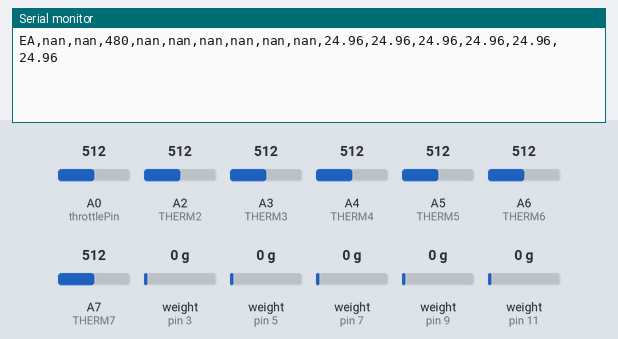
This sketch was run on a simulated Arduino Uno, built with avr-gcc and run on an emulated ATmega328P. Shown: the last lines printed to the serial monitor. The inputs (shaded band) are chosen by the test bench; at power-on: A2 (THERM2) = 512, A0 (throttlePin) = 512, A3 (THERM3) = 512, A6 (THERM6) = 512, A4 (THERM4) = 512, A5 (THERM5) = 512, A7 (THERM7) = 512, weight on the scale (sensors on pin 3, pin 5, pin 7, pin 9, pin 11) 0 g.

Above: at 6.2 s.
6.3 s: A2 (THERM2) set to 716
At 7.4 s:
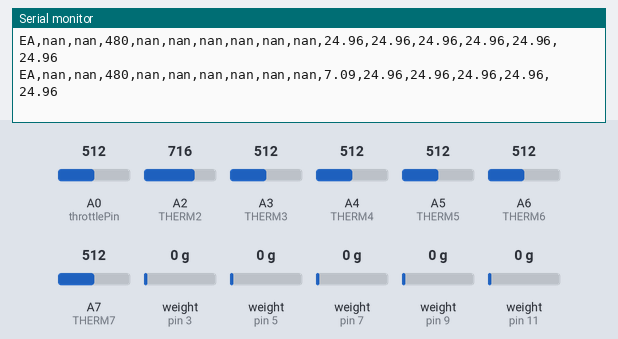
7.8 s: A0 (throttlePin) set to 716
At 8.8 s:
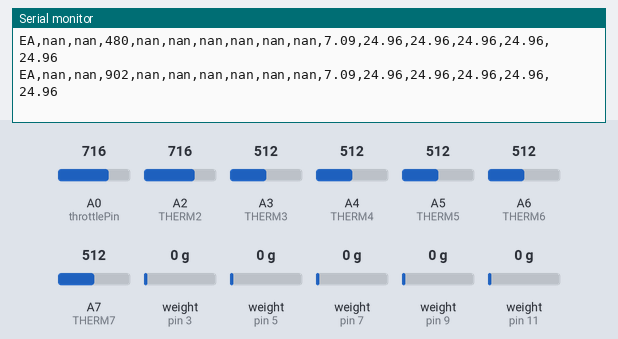
9.3 s: A3 (THERM3) set to 716
At 9.8 s:
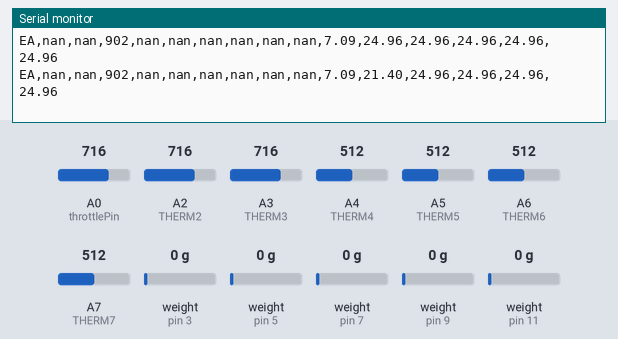
10.8 s: A6 (THERM6) set to 716
At 11.7 s:
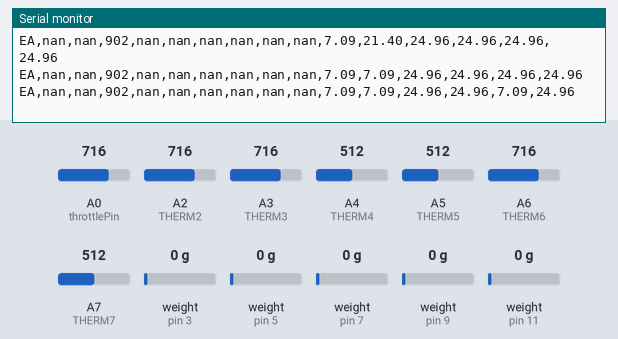
12.3 s: A4 (THERM4) set to 716
At 13.5 s:
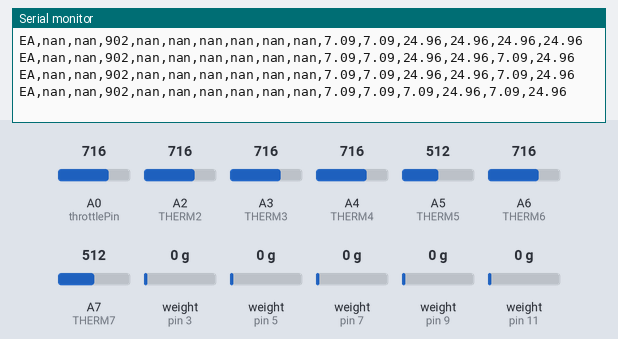
13.8 s: A5 (THERM5) set to 716
At 13.8 s:
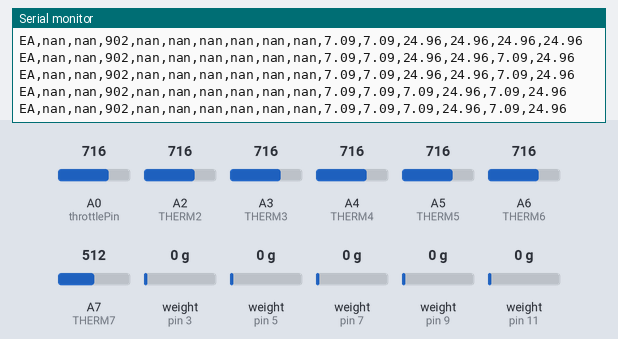
Timing chart, 0 to 16.3 s (numbered marks = the images above; inputs shaded):
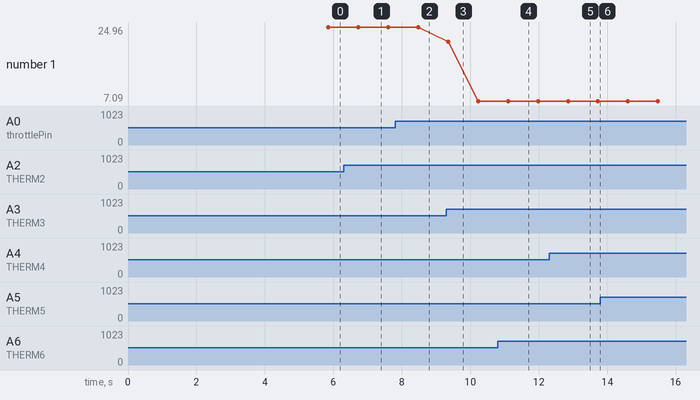

Measured:
- after the input at 6.3 s, the serial monitor: prints a new line after 0.43 s (image 1)
- after the input at 7.8 s, the serial monitor: prints a new line after 0.68 s (image 2)
- after the input at 9.3 s, the serial monitor: prints a new line after 0.06 s (image 3)
- after the input at 10.8 s, the serial monitor: prints a new line after 0.31 s (image 4)
- after the input at 12.3 s, the serial monitor: prints a new line after 0.55 s (image 5)

The sketch:

LoadCell-HX711-4Cell.ino
```cpp
// (licence header left out)
#include "HX711.h"
#include <EEPROM.h>

#define delayTime 10 //in ms

#define DOUT1  3
#define CLK1  2

#define DOUT2  5
#define CLK2  4

#define DOUT3  7
#define CLK3  6

#define DOUT4  9
#define CLK4  8

#define OUTS 11
#define CLKS 10

HX711 scale(DOUT1, CLK1);
HX711 scale2(DOUT2, CLK2);
HX711 scale3(DOUT3, CLK3);
HX711 scale4(DOUT4, CLK4);

HX711 scaleS(OUTS, CLKS);

float calibration_factor = 17550; //-7050 worked for my 440lb max scale setup

float calibration_factorS = 17550;

#define throttlePin A0
float throttle = 0;

int pressurePin = A1;
int pressureValue = 0;
float pressureVout=0;
float pressureP=0;

// which analog pin to connect
#define THERM2 A2
#define THERM3 A3
#define THERM4 A4
#define THERM5 A5
#define THERM6 A6
#define THERM7 A7

// resistance at 25 degrees C
#define THERMISTORNOMINAL 10000
// temp. for nominal resistance (almost always 25 C)
#define TEMPERATURENOMINAL 25

// how many samples to take and average, more takes longer
// but is more 'smooth'
#define NUMSAMPLES 5
// The beta coefficient of the thermistor (usually 3000-4000)
#define BCOEFFICIENT 3950

// the value of the 'other' resistor
#define SERIESRESISTOR 10000

uint16_t samples[NUMSAMPLES][6];

uint16_t thrSamples[NUMSAMPLES];

#define inline true

void setup() {
  //being EEPROM load
  EEPROM.get(0,calibration_factor);

  if(inline) {
    EEPROM.get(sizeof(float), calibration_factorS);
  }

  Serial.begin(9600);

    analogReference(EXTERNAL);

  pinMode(throttlePin, INPUT);
  pinMode(THERM2, INPUT);
  pinMode(THERM3, INPUT);
  pinMode(THERM4, INPUT);
  pinMode(THERM5, INPUT);
  pinMode(THERM6, INPUT);
  pinMode(THERM7, INPUT);

  tare();
}

void loop() {
  double weight1, weight2, weight3, weight4, weightS;
  double sum;

  weight1 = scale.get_units();
  weight2 = scale2.get_units();
  weight3 = scale3.get_units();
  weight4 = scale4.get_units();

  if(inline) {
    weightS = scaleS.get_units();
  }

  sum = weight1+weight2+weight3+weight4;

  for (int i=0; i< NUMSAMPLES; i++) {

          thrSamples[i] = analogRead(throttlePin);
          delay(10);
          samples[i][0] = analogRead(THERM2);
          delay(10);
          samples[i][1] = analogRead(THERM3);
          delay(10);
          samples[i][2] = analogRead(THERM4);
          delay(10);
          samples[i][3] = analogRead(THERM5);
          delay(10);
          samples[i][4] = analogRead(THERM6);
          delay(10);
          samples[i][5] = analogRead(THERM7);
          delay(10);
    }

    float thrAv = 0;
    for(int i = 0; i<NUMSAMPLES; i++) {
      thrAv += thrSamples[i];
    }

    thrAv = thrAv/NUMSAMPLES;
      //note this throttle, ranges from 195 - 852
  //eg. output = (sensorValue-min)*1024/(max-min);

  //for throttle one...
  //throttle = ((sensorValue-195) * 1024.0/(852-195));
  // throttle two
  throttle = ((thrAv-280) * 1024.0/(775-280));

  if(throttle<0) throttle = 0;
  else if(throttle>1023) throttle = 1023;

  Serial.print("EA");
  Serial.print(",");

  Serial.print(sum, 4);
  Serial.print(",");

  Serial.print(calibration_factor);
  Serial.print(",");

  Serial.print((int)round(throttle));
  Serial.print(",");

  Serial.print(weight1, 4);
  Serial.print(",");

  Serial.print(weight2, 4);
  Serial.print(",");

  Serial.print(weight3, 4);
  Serial.print(",");

  Serial.print(weight4, 4);

  if(inline) {
    Serial.print(",");
    Serial.print(weightS, 4);
    Serial.print(",");

    Serial.print(calibration_factorS);
  }

  uint8_t i;
  float average[6];

   for(int j=0; j<6; j++) {
      average[j] = 0;
      for (i=0; i< NUMSAMPLES; i++) {
       average[j] += samples[i][j];
      }
    average[j] /= NUMSAMPLES;

    // convert the value to resistance
    average[j] = 1023 / average[j] - 1;
    average[j] = SERIESRESISTOR / average[j];

    float steinhart;
    steinhart = average[j] / THERMISTORNOMINAL;     // (R/Ro)
    steinhart = log(steinhart);                  // ln(R/Ro)
    steinhart /= BCOEFFICIENT;                   // 1/B * ln(R/Ro)
    steinhart += 1.0 / (TEMPERATURENOMINAL + 273.15); // + (1/To)
    steinhart = 1.0 / steinhart;                 // Invert
    steinhart -= 273.15;                         // convert to C

    Serial.print(",");
    Serial.print(steinhart);
  }


  Serial.println();

  if(Serial.available()) {
    char temp = Serial.read();
    if(temp == '+' || temp == 'a') {
      calibration_factor += 10;
      scale.set_scale(calibration_factor); //Adjust to this calibration factor
      scale2.set_scale(calibration_factor); //Adjust to this calibration factor
      scale3.set_scale(calibration_factor); //Adjust to this calibration factor
      scale4.set_scale(calibration_factor); //Adjust to this calibration factor
    }
    else if(temp == '-' || temp == 'z') {
      calibration_factor -= 10;
        scale.set_scale(calibration_factor); //Adjust to this calibration factor
        scale2.set_scale(calibration_factor); //Adjust to this calibration factor
        scale3.set_scale(calibration_factor); //Adjust to this calibration factor
        scale4.set_scale(calibration_factor); //Adjust to this calibration factor
    }

    else if(temp == 's') {
      calibration_factorS += 10;
      scaleS.set_scale(calibration_factorS); //Adjust to this calibration factor
    }
    else if(temp == 'x') {
      calibration_factorS -= 10;
      scaleS.set_scale(calibration_factorS); //Adjust to this calibration factor
    }
    else if(temp == '0') {
      tare();
    }

    //storing into EEPROM
    EEPROM.put(0,calibration_factor);
    EEPROM.put(sizeof(float),calibration_factorS);
  }

  delay(delayTime);
}

void tare() {
  scale.set_scale();
  scale.tare();  //Reset the scale to 0

  scale2.set_scale();
  scale2.tare();  //Reset the scale to 0

  scale3.set_scale();
  scale3.tare();  //Reset the scale to 0

  scale4.set_scale();
  scale4.tare();  //Reset the scale to 0

  scale.set_scale(calibration_factor); //Adjust to this calibration factor
  scale2.set_scale(calibration_factor); //Adjust to this calibration factor
  scale3.set_scale(calibration_factor); //Adjust to this calibration factor
  scale4.set_scale(calibration_factor); //Adjust to this calibration factor

  if(inline) {
    scaleS.set_scale();
    scaleS.tare();  //Reset the scale to 0
    scaleS.set_scale(calibration_factorS); //Adjust to this calibration factor
  }
}
```
